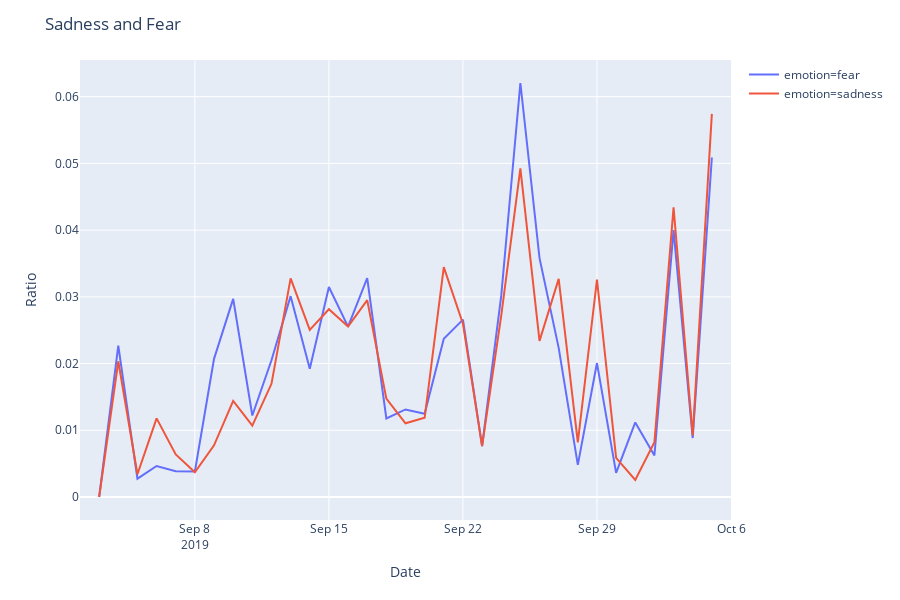

Source (notebook cell):
### Code cell
fig = px.line(nrc_date[nrc_date.emotion.isin (['sadness','fear'])], 
              x="created_at_date", y="average_sentiment", color='emotion')
fig.update_xaxes(title_text="Date",range=['2019-09-02','2019-10-06'])
fig.update_yaxes(title_text="Ratio",range=['2019-09-02','2019-10-06'])
#fig.update_layout(title_text="NRC Lexicon: Sadness and Fear over Date")
fig.update_layout(title_text="Sadness and Fear")
fig.show()

### Figure 1 — Plotly figure (JSON) as saved in the notebook; plotly's stock layout.template omitted (floating-point values rounded to 4 significant figures)
{"data": [{"hoverlabel": {"namelength": 0}, "hovertemplate": "emotion=fear<br>created_at_date=%{x}<br>average_sentiment=%{y}", "legendgroup": "emotion=fear", "line": {"color": "#636efa", "dash": "solid"}, "mode": "lines", "name": "emotion=fear", "showlegend": true, "type": "scatter", "x": ["2019-09-03T00:00:00", "2019-09-04T00:00:00", "2019-09-05T00:00:00", "2019-09-06T00:00:00", "2019-09-07T00:00:00", "2019-09-08T00:00:00", "2019-09-09T00:00:00", "2019-09-10T00:00:00", "2019-09-11T00:00:00", "2019-09-12T00:00:00", "2019-09-13T00:00:00", "2019-09-14T00:00:00", "2019-09-15T00:00:00", "2019-09-16T00:00:00", "2019-09-17T00:00:00", "2019-09-18T00:00:00", "2019-09-19T00:00:00", "2019-09-20T00:00:00", "2019-09-21T00:00:00", "2019-09-22T00:00:00", "2019-09-23T00:00:00", "2019-09-24T00:00:00", "2019-09-25T00:00:00", "2019-09-26T00:00:00", "2019-09-27T00:00:00", "2019-09-28T00:00:00", "2019-09-29T00:00:00", "2019-09-30T00:00:00", "2019-10-01T00:00:00", "2019-10-02T00:00:00", "2019-10-03T00:00:00", "2019-10-04T00:00:00", "2019-10-05T00:00:00"], "xaxis": "x", "y": [0, 0.0227, 0.002744, 0.004647, 0.00385, 0.003832, 0.0207, 0.02969, 0.01221, 0.0205, 0.0301, 0.01923, 0.03147, 0.02554, 0.0328, 0.01177, 0.01312, 0.01248, 0.02371, 0.02658, 0.007628, 0.03017, 0.06205, 0.0358, 0.02235, 0.004815, 0.02008, 0.003617, 0.01117, 0.006224, 0.03999, 0.008835, 0.05088], "yaxis": "y"}, {"hoverlabel": {"namelength": 0}, "hovertemplate": "emotion=sadness<br>created_at_date=%{x}<br>average_sentiment=%{y}", "legendgroup": "emotion=sadness", "line": {"color": "#EF553B", "dash": "solid"}, "mode": "lines", "name": "emotion=sadness", "showlegend": true, "type": "scatter", "x": ["2019-09-03T00:00:00", "2019-09-04T00:00:00", "2019-09-05T00:00:00", "2019-09-06T00:00:00", "2019-09-07T00:00:00", "2019-09-08T00:00:00", "2019-09-09T00:00:00", "2019-09-10T00:00:00", "2019-09-11T00:00:00", "2019-09-12T00:00:00", "2019-09-13T00:00:00", "2019-09-14T00:00:00", "2019-09-15T00:00:00", "2019-09-16T00:00:00", "2019-09-17T00:00:00", "2019-09-18T00:00:00", "2019-09-19T00:00:00", "2019-09-20T00:00:00", "2019-09-21T00:00:00", "2019-09-22T00:00:00", "2019-09-23T00:00:00", "2019-09-24T00:00:00", "2019-09-25T00:00:00", "2019-09-26T00:00:00", "2019-09-27T00:00:00", "2019-09-28T00:00:00", "2019-09-29T00:00:00", "2019-09-30T00:00:00", "2019-10-01T00:00:00", "2019-10-02T00:00:00", "2019-10-03T00:00:00", "2019-10-04T00:00:00", "2019-10-05T00:00:00"], "xaxis": "x", "y": [0, 0.02034, 0.003404, 0.01178, 0.006386, 0.003704, 0.007744, 0.01441, 0.01069, 0.01696, 0.03276, 0.02505, 0.02814, 0.02554, 0.02951, 0.01475, 0.01104, 0.01188, 0.03445, 0.02597, 0.007628, 0.02718, 0.04926, 0.02339, 0.03268, 0.008182, 0.03258, 0.005869, 0.002558, 0.008195, 0.0434, 0.009214, 0.05741], "yaxis": "y"}], "layout": {"height": 600, "legend": {"tracegroupgap": 0}, "margin": {"t": 60}, "title": {"text": "Sadness and Fear"}, "xaxis": {"anchor": "y", "domain": [0, 1], "range": ["2019-09-02", "2019-10-06"], "title": {"text": "Date"}}, "yaxis": {"anchor": "x", "domain": [0, 1], "range": ["2019-09-02", "2019-10-06"], "title": {"text": "Ratio"}}}}
